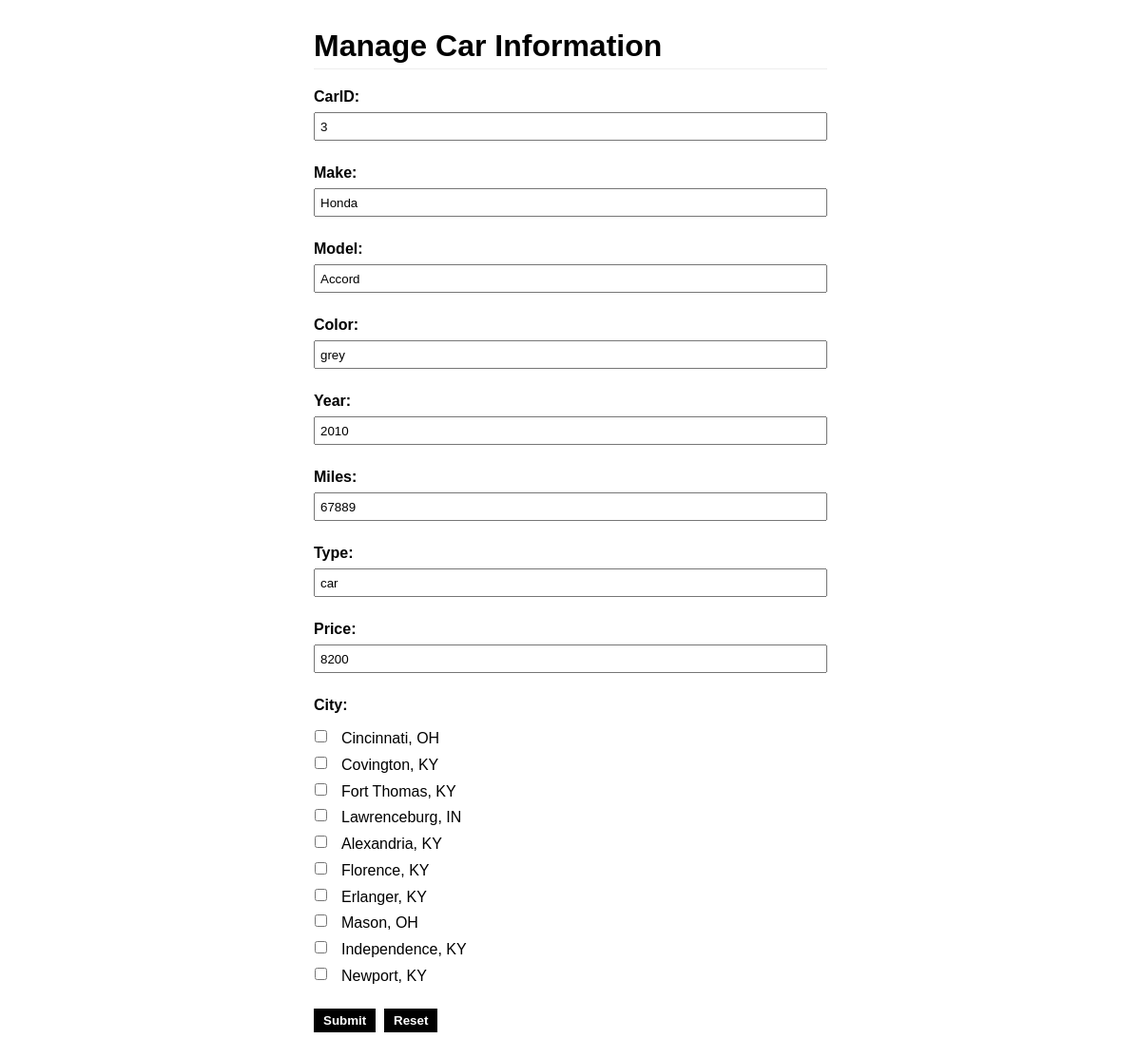
/form.php?action=edit&carid=3 (signed in), run on the app's committed database.
### tables this page shows
CREATE TABLE `cars` (
  `carid` int(11) NOT NULL AUTO_INCREMENT,
  `make` varchar(45) NOT NULL,
  `model` varchar(45) NOT NULL,
  `color` varchar(45) NOT NULL,
  `year` int(4) NOT NULL,
  `miles` int(11) NOT NULL,
  `type` varchar(20) NOT NULL,
  `price` int(11) NOT NULL,
  `image` varchar(100) DEFAULT NULL,
  PRIMARY KEY (`carid`)
);

CREATE TABLE `cities` (
  `cityid` int(11) NOT NULL AUTO_INCREMENT,
  `name` varchar(45) NOT NULL,
  `state` varchar(2) NOT NULL,
  PRIMARY KEY (`cityid`)
);

### form.php (the view, shortened to what this page needs)
<?php
include('config.php');
$action = $_GET['action'];
$carid = get('carid');
$car = null;
$car_cities = array();
if(!empty($carid)) {
    $sql = file_get_contents('sql/getCar.sql');
    $params = array(
        'carid' => $carid
    );
    $statement = $database->prepare($sql);
    $statement->execute($params);
    $cars = $statement->fetchAll(PDO::FETCH_ASSOC);
    $car = $cars[0];
}
$sql = file_get_contents('sql/getCities.sql');
$statement = $database->prepare($sql);
$statement->execute();
$cities = $statement->fetchAll(PDO::FETCH_ASSOC);
?>
<!DOCTYPE html>
<html lang="en">
<head>
    <link rel="stylesheet" href="css/style.css">
</head>
<body>
    <div class="page">
        <h1>Manage Car Information</h1>
        <form action="" method="POST">
            <div class="form-element">
                <label>CarID:</label>
                <?php if($action == 'add') : ?>
                    <input type="number" name="carid" class="textbox" value="<?php echo $car['carid'] ?>" />
                <?php else : ?>
                    <input readonly type="number" name="carid" class="textbox" value="<?php echo $car['carid'] ?>" />
                <?php endif; ?>
            </div>
            <div class="form-element">
                <label>Make:</label>
                <input type="text" name="car-make" class="textbox" value="<?php echo $car['make'] ?>" />
            </div>
            <div class="form-element">
                <label>Model:</label>
                <input type="text" name="car-model" class="textbox" value="<?php echo $car['model'] ?>" />
            </div>
            <div class="form-element">
                <label>Color:</label>
                <input type="text" name="car-color" class="textbox" value="<?php echo $car['color'] ?>" />
            </div>
            <div class="form-element">
                <label>Year:</label>
                <input type="number" setp="any" name="car-year" class="textbox" value="<?php echo $car['year'] ?>" />
            </div>
            <div class="form-element">
                <label>Miles:</label>
                <input type="number" name="car-miles" class="textbox" value="<?php echo $car['miles'] ?>" />
            </div>
            <div class="form-element">
                <label>Type:</label>
                <input type="text" name="car-type" class="textbox" value="<?php echo $car['type'] ?>" />
            </div>
            <div class="form-element">
                <label>Price:</label>
                <input type="number" step="any" name="car-price" class="textbox" value="<?php echo $car['price'] ?>" />
            </div>
            <div class="form-element">
                <label>City:</label>
                <?php foreach($cities as $city) : ?>
                    <?php if(in_array($city['cityid'], $car_cities)) : ?>
                        <input checked class="radio" type="checkbox" name="car-city[]" value="<?php echo $city['cityid'] ?>" /><span class="radio-label"><?php echo $city['name'] ?>, <?php echo $city['state'] ?></span><br />
                    <?php else : ?>
                        <input class="radio" type="checkbox" name="car-city[]" value="<?php echo $city['cityid'] ?>" /><span class="radio-label"><?php echo $city['name'] ?>, <?php echo $city['state'] ?></span><br />
                    <?php endif; ?>
                <?php endforeach; ?>
            </div>
            <div class="form-element">
                <input type="submit" class="button" />&nbsp;
                <input type="reset" class="button" />
            </div>
        </form>
    </div>
</body>
</html>

### css/style.css (style rules this page uses)
body { background: url('../images/background.jpg'); background-repeat: repeat-x; box-sizing: border-box; font-family: arial; }
* { margin: 0; padding: 0; box-sizing: inherit; }
.page { max-width: 600px; margin: 10px auto; background-color: white; padding: 20px 30px; }
.page h1 { margin-bottom: 20px; border-bottom: 1px solid #ededed; padding-bottom: 5px; }
.form-element { overflow: hidden; padding-bottom: 25px; }
.form-element label { font-weight: bold; display: block; padding-bottom: 7px; }
.form-element .textbox { display: block; width: 100%; height: 30px; padding: 5px; }
.form-element .radio { margin-right: 15px; margin-top: 10px; margin-left: 1px }
.radio-label { vertical-align: middle; }
.button { background: black; -webkit-appearance: none; -moz-appearance: none; color: white; border: none; padding: 5px 10px; cursor: pointer; font-weight: bold; outline: none; }

### data on the page
cars: carid "3", car-make "Honda", car-model "Accord", car-color "grey", car-year "2010", car-miles "67889", car-type "car", car-price "8200"
cities: name "Cincinnati", state "OH"
cities: name "Covington", state "KY"
cities: name "Fort Thomas", state "KY"
cities: name "Lawrenceburg", state "IN"
cities: name "Alexandria", state "KY"
cities: name "Florence", state "KY"
cities: name "Erlanger", state "KY"
cities: name "Mason", state "OH"
cities: name "Independence", state "KY"
cities: name "Newport", state "KY"
